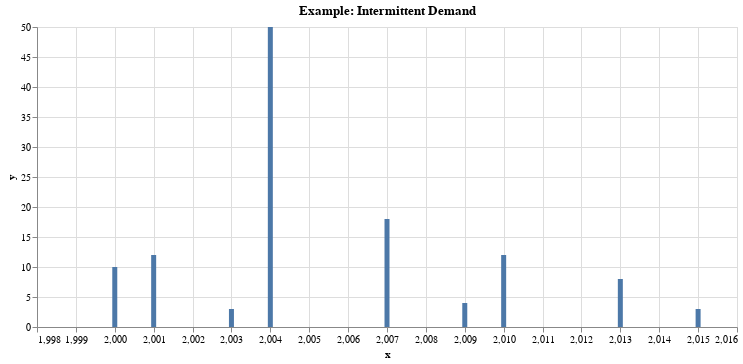

Source (notebook cell):
### Code cell
#creating intermittent demand plot
demand = [10, 12, 0, 3,50,0,0,18,0,4, 12,0,0,8,0,3]
demanddf = pd.DataFrame({'y': demand, 'x': np.arange(2000, 2016) } )
alt.Chart(demanddf).mark_bar().encode(
    x='x',
    y='y').properties(
    title="Example: Intermittent Demand", width = 700)

### Figure 1 — Vega-Lite specification as saved in the notebook (floating-point values rounded to 4 significant figures)
{"config": {"view": {"continuousWidth": 400, "continuousHeight": 300}}, "data": {"name": "data-821b57c1ea53117d2daa17c54216bd02"}, "mark": "bar", "encoding": {"x": {"field": "x", "type": "quantitative"}, "y": {"field": "y", "type": "quantitative"}}, "title": "Example: Intermittent Demand", "width": 700, "$schema": "https://vega.github.io/schema/vega-lite/v4.17.0.json", "datasets": {"data-821b57c1ea53117d2daa17c54216bd02": [{"y": 10, "x": 2000}, {"y": 12, "x": 2001}, {"y": 0, "x": 2002}, {"y": 3, "x": 2003}, {"y": 50, "x": 2004}, {"y": 0, "x": 2005}, {"y": 0, "x": 2006}, {"y": 18, "x": 2007}, {"y": 0, "x": 2008}, {"y": 4, "x": 2009}, {"y": 12, "x": 2010}, {"y": 0, "x": 2011}, {"y": 0, "x": 2012}, {"y": 8, "x": 2013}, {"y": 0, "x": 2014}, {"y": 3, "x": 2015}]}}
